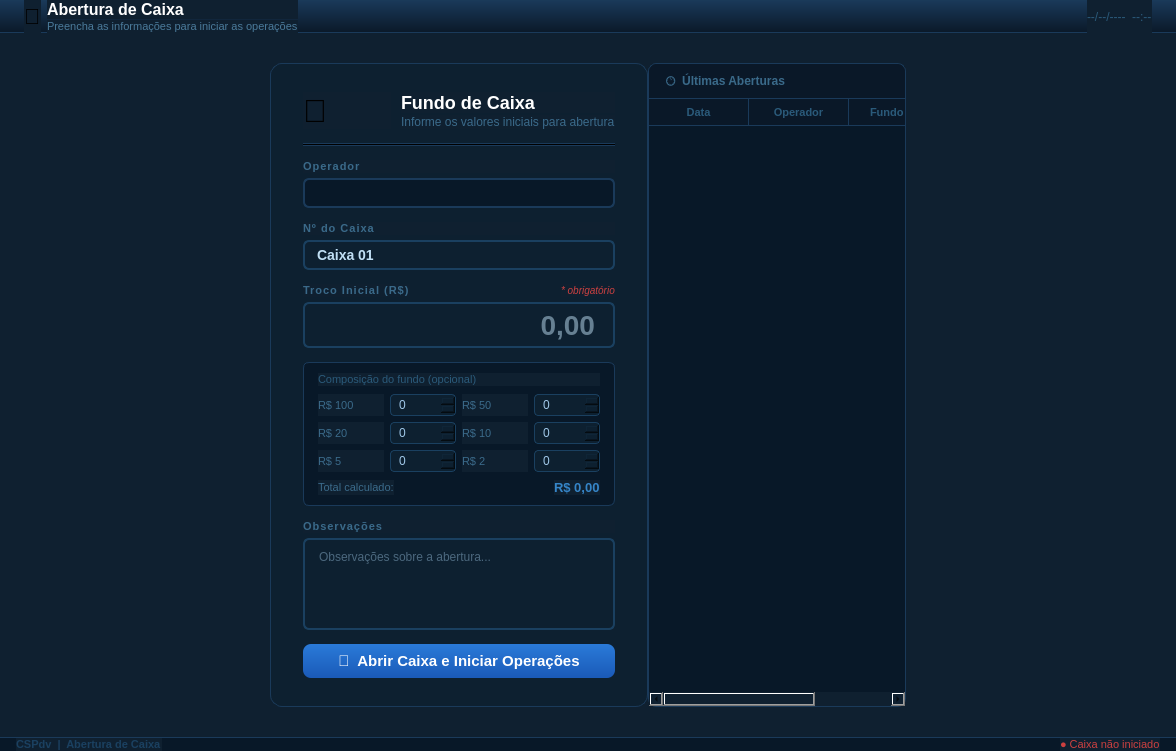
<?xml version="1.0" encoding="UTF-8"?>
<ui version="4.0">
 <class>TelaAberturaCaixa</class>
 <widget class="QWidget" name="TelaAberturaCaixa">
  <property name="geometry">
   <rect><x>0</x><y>0</y><width>1176</width><height>744</height></rect>
  </property>
  <property name="windowTitle"><string>CSPdv - Abertura de Caixa</string></property>
  <property name="styleSheet">
   <string notr="true">QWidget { font-family: Arial; background-color: #0f2030; }</string>
  </property>

  <layout class="QVBoxLayout" name="mainVLayout">
   <property name="spacing"><number>0</number></property>
   <property name="leftMargin"><number>0</number></property>
   <property name="topMargin"><number>0</number></property>
   <property name="rightMargin"><number>0</number></property>
   <property name="bottomMargin"><number>0</number></property>

   <!-- Header interno -->
   <item>
    <widget class="QFrame" name="frameHeader">
     <property name="minimumHeight"><number>56</number></property>
     <property name="maximumHeight"><number>56</number></property>
     <property name="styleSheet">
      <string notr="true">QFrame#frameHeader{background:qlineargradient(x1:0,y1:0,x2:0,y2:1,stop:0 #1a3a5a,stop:1 #0a1828);border-bottom:1px solid #1a3a5a;}</string>
     </property>
     <layout class="QHBoxLayout" name="headerHL">
      <property name="leftMargin"><number>24</number></property>
      <property name="topMargin"><number>0</number></property>
      <property name="rightMargin"><number>24</number></property>
      <property name="bottomMargin"><number>0</number></property>
      <item>
       <widget class="QLabel" name="lblHeaderIcone">
        <property name="text"><string>&#128273;</string></property>
        <property name="styleSheet"><string notr="true">font-size:22px;</string></property>
       </widget>
      </item>
      <item>
       <layout class="QVBoxLayout"><property name="spacing"><number>1</number></property>
        <item><widget class="QLabel" name="lblHeaderTitulo"><property name="text"><string>Abertura de Caixa</string></property><property name="styleSheet"><string notr="true">color:white;font-size:16px;font-weight:bold;</string></property></widget></item>
        <item><widget class="QLabel" name="lblHeaderSub"><property name="text"><string>Preencha as informações para iniciar as operações</string></property><property name="styleSheet"><string notr="true">color:#4a7a9a;font-size:11px;</string></property></widget></item>
       </layout>
      </item>
      <item>
       <spacer><property name="orientation"><enum>Qt::Horizontal</enum></property><property name="sizeHint" stdset="0"><size><width>20</width><height>10</height></size></property></spacer>
      </item>
      <item>
       <widget class="QLabel" name="lblHeaderDataHora">
        <property name="text"><string>--/--/----  --:--</string></property>
        <property name="styleSheet"><string notr="true">color:#2a5a7a;font-size:12px;</string></property>
       </widget>
      </item>
     </layout>
    </widget>
   </item>

   <!-- Conteúdo central -->
   <item>
    <widget class="QWidget" name="widgetCentral">
     <layout class="QHBoxLayout" name="centralHL">
      <property name="spacing"><number>0</number></property>
      <property name="leftMargin"><number>60</number></property>
      <property name="topMargin"><number>30</number></property>
      <property name="rightMargin"><number>60</number></property>
      <property name="bottomMargin"><number>30</number></property>

      <!-- Spacer esquerdo -->
      <item>
       <spacer><property name="orientation"><enum>Qt::Horizontal</enum></property><property name="sizeHint" stdset="0"><size><width>40</width><height>10</height></size></property></spacer>
      </item>

      <!-- Card central do formulário -->
      <item>
       <widget class="QFrame" name="frameFormCard">
        <property name="minimumWidth"><number>520</number></property>
        <property name="maximumWidth"><number>580</number></property>
        <property name="styleSheet">
         <string notr="true">
          QFrame#frameFormCard {
           background-color: #0d2030;
           border: 1px solid #1a3a5a;
           border-radius: 12px;
          }
         </string>
        </property>
        <layout class="QVBoxLayout" name="formCardVLayout">
         <property name="spacing"><number>14</number></property>
         <property name="leftMargin"><number>32</number></property>
         <property name="topMargin"><number>28</number></property>
         <property name="rightMargin"><number>32</number></property>
         <property name="bottomMargin"><number>28</number></property>

         <!-- Título do card -->
         <item>
          <layout class="QHBoxLayout"><property name="spacing"><number>10</number></property>
           <item>
            <widget class="QLabel" name="lblCardIcone">
             <property name="text"><string>&#128184;</string></property>
             <property name="styleSheet"><string notr="true">font-size:32px;</string></property>
            </widget>
           </item>
           <item>
            <layout class="QVBoxLayout"><property name="spacing"><number>2</number></property>
             <item><widget class="QLabel" name="lblCardTitulo"><property name="text"><string>Fundo de Caixa</string></property><property name="styleSheet"><string notr="true">color:white;font-size:18px;font-weight:bold;</string></property></widget></item>
             <item><widget class="QLabel" name="lblCardSub"><property name="text"><string>Informe os valores iniciais para abertura</string></property><property name="styleSheet"><string notr="true">color:#3a6a8a;font-size:12px;</string></property></widget></item>
            </layout>
           </item>
          </layout>
         </item>

         <!-- Separador -->
         <item>
          <widget class="QFrame" name="frameSep1">
           <property name="styleSheet"><string notr="true">background-color:#1a3a5a;</string></property>
           <property name="frameShape"><enum>QFrame::HLine</enum></property>
           <property name="minimumHeight"><number>1</number></property>
           <property name="maximumHeight"><number>1</number></property>
          </widget>
         </item>

         <!-- Operador (read-only) -->
         <item>
          <layout class="QVBoxLayout"><property name="spacing"><number>5</number></property>
           <item><widget class="QLabel" name="lblOpLabel"><property name="text"><string>Operador</string></property><property name="styleSheet"><string notr="true">font-size:11px;font-weight:bold;color:#3a6a8a;letter-spacing:1px;</string></property></widget></item>
           <item>
            <widget class="QLineEdit" name="lineEditOperador">
             <property name="minimumHeight"><number>38</number></property>
             <property name="readOnly"><bool>true</bool></property>
             <property name="styleSheet"><string notr="true">QLineEdit{background-color:#081828;border:2px solid #1a3a5a;border-radius:6px;font-size:14px;font-weight:bold;color:#4a8ab0;padding:4px 12px;}</string></property>
            </widget>
           </item>
          </layout>
         </item>

         <!-- Número do caixa -->
         <item>
          <layout class="QVBoxLayout"><property name="spacing"><number>5</number></property>
           <item><widget class="QLabel" name="lblNumCaixaLabel"><property name="text"><string>Nº do Caixa</string></property><property name="styleSheet"><string notr="true">font-size:11px;font-weight:bold;color:#3a6a8a;letter-spacing:1px;</string></property></widget></item>
           <item>
            <widget class="QComboBox" name="comboNumCaixa">
             <property name="minimumHeight"><number>38</number></property>
             <property name="styleSheet"><string notr="true">QComboBox{background-color:#0d2030;border:2px solid #1a4060;border-radius:6px;font-size:14px;font-weight:bold;color:#c0dff4;padding:4px 12px;}QComboBox:focus{border-color:#3585c8;}QComboBox::drop-down{border:none;width:28px;}QComboBox QAbstractItemView{background-color:#0d2030;border:1px solid #1a4060;selection-background-color:#1a4a7a;color:#c0dff4;font-size:13px;}</string></property>
             <item><property name="text"><string>Caixa 01</string></property></item>
             <item><property name="text"><string>Caixa 02</string></property></item>
             <item><property name="text"><string>Caixa 03</string></property></item>
            </widget>
           </item>
          </layout>
         </item>

         <!-- Troco inicial -->
         <item>
          <layout class="QVBoxLayout"><property name="spacing"><number>5</number></property>
           <item>
            <layout class="QHBoxLayout">
             <item><widget class="QLabel" name="lblTrocoLabel"><property name="text"><string>Troco Inicial (R$)</string></property><property name="styleSheet"><string notr="true">font-size:11px;font-weight:bold;color:#3a6a8a;letter-spacing:1px;</string></property></widget></item>
             <item><spacer><property name="orientation"><enum>Qt::Horizontal</enum></property><property name="sizeHint" stdset="0"><size><width>10</width><height>10</height></size></property></spacer></item>
             <item><widget class="QLabel" name="lblTrocoObrig"><property name="text"><string>* obrigatório</string></property><property name="styleSheet"><string notr="true">font-size:10px;color:#cc4040;font-style:italic;</string></property></widget></item>
            </layout>
           </item>
           <item>
            <widget class="QLineEdit" name="lineEditTrocoInicial">
             <property name="minimumHeight"><number>54</number></property>
             <property name="alignment"><set>Qt::AlignRight|Qt::AlignVCenter</set></property>
             <property name="placeholderText"><string>0,00</string></property>
             <property name="styleSheet"><string notr="true">QLineEdit{background-color:#0d2030;border:2px solid #1a4060;border-radius:6px;font-size:28px;font-weight:bold;color:#c0dff4;padding:4px 16px;selection-background-color:#3585c8;selection-color:white;}QLineEdit:focus{border:2px solid #3585c8;background-color:#0f2840;}QLineEdit:hover:!focus{border:2px solid #2a5a80;}</string></property>
            </widget>
           </item>
          </layout>
         </item>

         <!-- Breakdown do troco (notas/moedas) — opcional -->
         <item>
          <widget class="QFrame" name="frameBreakdown">
           <property name="styleSheet"><string notr="true">QFrame#frameBreakdown{background-color:#081828;border:1px solid #1a3a5a;border-radius:6px;}</string></property>
           <layout class="QVBoxLayout" name="breakdownVLayout">
            <property name="spacing"><number>8</number></property>
            <property name="leftMargin"><number>14</number></property>
            <property name="topMargin"><number>10</number></property>
            <property name="rightMargin"><number>14</number></property>
            <property name="bottomMargin"><number>10</number></property>
            <item>
             <widget class="QLabel" name="lblBreakdownTitulo"><property name="text"><string>Composição do fundo (opcional)</string></property><property name="styleSheet"><string notr="true">font-size:11px;color:#2a5a7a;</string></property></widget>
            </item>
            <item>
             <layout class="QGridLayout" name="breakdownGrid">
              <property name="spacing"><number>6</number></property>
              <item row="0" column="0"><widget class="QLabel" name="lblNota100"><property name="text"><string>R$ 100</string></property><property name="styleSheet"><string notr="true">font-size:11px;color:#3a6a8a;</string></property></widget></item>
              <item row="0" column="1"><widget class="QSpinBox" name="spinNota100"><property name="minimumHeight"><number>28</number></property><property name="styleSheet"><string notr="true">QSpinBox{background-color:#0d2030;border:1px solid #1a4060;border-radius:4px;font-size:12px;color:#a0c8e8;padding:2px 6px;}QSpinBox:focus{border-color:#3585c8;}</string></property><property name="maximum"><number>999</number></property></widget></item>
              <item row="0" column="2"><widget class="QLabel" name="lblNota50"><property name="text"><string>R$ 50</string></property><property name="styleSheet"><string notr="true">font-size:11px;color:#3a6a8a;</string></property></widget></item>
              <item row="0" column="3"><widget class="QSpinBox" name="spinNota50"><property name="minimumHeight"><number>28</number></property><property name="styleSheet"><string notr="true">QSpinBox{background-color:#0d2030;border:1px solid #1a4060;border-radius:4px;font-size:12px;color:#a0c8e8;padding:2px 6px;}QSpinBox:focus{border-color:#3585c8;}</string></property><property name="maximum"><number>999</number></property></widget></item>
              <item row="1" column="0"><widget class="QLabel" name="lblNota20"><property name="text"><string>R$ 20</string></property><property name="styleSheet"><string notr="true">font-size:11px;color:#3a6a8a;</string></property></widget></item>
              <item row="1" column="1"><widget class="QSpinBox" name="spinNota20"><property name="minimumHeight"><number>28</number></property><property name="styleSheet"><string notr="true">QSpinBox{background-color:#0d2030;border:1px solid #1a4060;border-radius:4px;font-size:12px;color:#a0c8e8;padding:2px 6px;}QSpinBox:focus{border-color:#3585c8;}</string></property><property name="maximum"><number>999</number></property></widget></item>
              <item row="1" column="2"><widget class="QLabel" name="lblNota10"><property name="text"><string>R$ 10</string></property><property name="styleSheet"><string notr="true">font-size:11px;color:#3a6a8a;</string></property></widget></item>
              <item row="1" column="3"><widget class="QSpinBox" name="spinNota10"><property name="minimumHeight"><number>28</number></property><property name="styleSheet"><string notr="true">QSpinBox{background-color:#0d2030;border:1px solid #1a4060;border-radius:4px;font-size:12px;color:#a0c8e8;padding:2px 6px;}QSpinBox:focus{border-color:#3585c8;}</string></property><property name="maximum"><number>999</number></property></widget></item>
              <item row="2" column="0"><widget class="QLabel" name="lblNota5"><property name="text"><string>R$ 5</string></property><property name="styleSheet"><string notr="true">font-size:11px;color:#3a6a8a;</string></property></widget></item>
              <item row="2" column="1"><widget class="QSpinBox" name="spinNota5"><property name="minimumHeight"><number>28</number></property><property name="styleSheet"><string notr="true">QSpinBox{background-color:#0d2030;border:1px solid #1a4060;border-radius:4px;font-size:12px;color:#a0c8e8;padding:2px 6px;}QSpinBox:focus{border-color:#3585c8;}</string></property><property name="maximum"><number>999</number></property></widget></item>
              <item row="2" column="2"><widget class="QLabel" name="lblNota2"><property name="text"><string>R$ 2</string></property><property name="styleSheet"><string notr="true">font-size:11px;color:#3a6a8a;</string></property></widget></item>
              <item row="2" column="3"><widget class="QSpinBox" name="spinNota2"><property name="minimumHeight"><number>28</number></property><property name="styleSheet"><string notr="true">QSpinBox{background-color:#0d2030;border:1px solid #1a4060;border-radius:4px;font-size:12px;color:#a0c8e8;padding:2px 6px;}QSpinBox:focus{border-color:#3585c8;}</string></property><property name="maximum"><number>999</number></property></widget></item>
             </layout>
            </item>
            <item>
             <layout class="QHBoxLayout">
              <item><widget class="QLabel" name="lblBreakdownTotal"><property name="text"><string>Total calculado:</string></property><property name="styleSheet"><string notr="true">font-size:11px;color:#3a6a8a;</string></property></widget></item>
              <item><spacer><property name="orientation"><enum>Qt::Horizontal</enum></property><property name="sizeHint" stdset="0"><size><width>10</width><height>10</height></size></property></spacer></item>
              <item><widget class="QLabel" name="lblBreakdownTotalValor"><property name="text"><string>R$ 0,00</string></property><property name="styleSheet"><string notr="true">font-size:13px;font-weight:bold;color:#3585c8;</string></property></widget></item>
             </layout>
            </item>
           </layout>
          </widget>
         </item>

         <!-- Observações -->
         <item>
          <layout class="QVBoxLayout"><property name="spacing"><number>5</number></property>
           <item><widget class="QLabel" name="lblObsLabel"><property name="text"><string>Observações</string></property><property name="styleSheet"><string notr="true">font-size:11px;font-weight:bold;color:#3a6a8a;letter-spacing:1px;</string></property></widget></item>
           <item>
            <widget class="QPlainTextEdit" name="plainTextObs">
             <property name="minimumHeight"><number>60</number></property>
             <property name="maximumHeight"><number>60</number></property>
             <property name="placeholderText"><string>Observações sobre a abertura...</string></property>
             <property name="styleSheet"><string notr="true">QPlainTextEdit{background-color:#0d2030;border:2px solid #1a4060;border-radius:6px;font-size:12px;color:#8ab0cc;padding:6px 10px;}QPlainTextEdit:focus{border-color:#3585c8;}</string></property>
            </widget>
           </item>
          </layout>
         </item>

         <!-- Botão abrir caixa -->
         <item>
          <widget class="QPushButton" name="btnAbrirCaixa">
           <property name="text"><string>&#128273;  Abrir Caixa e Iniciar Operações</string></property>
           <property name="shortcut"><string>Return</string></property>
           <property name="minimumHeight"><number>52</number></property>
           <property name="styleSheet">
            <string notr="true">
             QPushButton{background:qlineargradient(x1:0,y1:0,x2:0,y2:1,stop:0 #2a7ad8,stop:1 #1a5ab8);color:white;font-size:15px;font-weight:bold;border:none;border-radius:8px;padding:8px;}
             QPushButton:hover{background:qlineargradient(x1:0,y1:0,x2:0,y2:1,stop:0 #3a8ae8,stop:1 #2a6ac8);}
             QPushButton:pressed{background:qlineargradient(x1:0,y1:0,x2:0,y2:1,stop:0 #1a5098,stop:1 #0e3080);}
            </string>
           </property>
          </widget>
         </item>

        </layout>
       </widget>
      </item>

      <!-- Painel lateral direito: histórico de aberturas -->
      <item>
       <widget class="QFrame" name="frameHistoricoAberturas">
        <property name="minimumWidth"><number>280</number></property>
        <property name="maximumWidth"><number>320</number></property>
        <property name="styleSheet"><string notr="true">QFrame#frameHistoricoAberturas{background-color:#0d2030;border:1px solid #1a3a5a;border-radius:8px;}</string></property>
        <layout class="QVBoxLayout" name="historicoVLayout">
         <property name="spacing"><number>0</number></property>
         <property name="leftMargin"><number>0</number></property>
         <property name="topMargin"><number>0</number></property>
         <property name="rightMargin"><number>0</number></property>
         <property name="bottomMargin"><number>0</number></property>
         <item>
          <widget class="QLabel" name="lblHistoricoTitulo">
           <property name="text"><string>&#128336;  Últimas Aberturas</string></property>
           <property name="minimumHeight"><number>40</number></property>
           <property name="maximumHeight"><number>40</number></property>
           <property name="styleSheet"><string notr="true">QLabel{background-color:#0a1828;color:#3a6a8a;font-size:12px;font-weight:bold;padding:10px 14px;border-top-left-radius:8px;border-top-right-radius:8px;border-bottom:1px solid #1a3a5a;}</string></property>
          </widget>
         </item>
         <item>
          <widget class="QTableWidget" name="tableHistoricoAberturas">
           <property name="styleSheet">
            <string notr="true">
             QTableWidget{background-color:#081828;alternate-background-color:#0a1e30;border:none;border-bottom-left-radius:8px;border-bottom-right-radius:8px;font-size:11px;gridline-color:#1a3a5a;outline:0;color:#6a9fcc;}
             QTableWidget::item{padding:4px 8px;}
             QTableWidget::item:selected{background-color:#1a4a7a;color:white;}
             QHeaderView::section:horizontal{background-color:#0a1828;color:#2a5a7a;font-size:11px;font-weight:bold;padding:4px 8px;border:none;border-right:1px solid #1a3a5a;border-bottom:1px solid #1a3a5a;}
             QHeaderView::section:horizontal:last{border-right:none;}
             QHeaderView::section:horizontal:checked{background-color:#0a1828;color:#2a5a7a;}
             QHeaderView::section:vertical{background-color:#0a1828;color:#0a1828;border:none;border-bottom:1px solid #1a3a5a;border-right:1px solid #1a3a5a;width:14px;}
             QHeaderView::section:vertical:checked{background-color:#1a4a7a;color:#1a4a7a;}
             QTableCornerButton::section{background-color:#0a1828;border:none;border-bottom:1px solid #1a3a5a;border-right:1px solid #1a3a5a;}
             QScrollBar:vertical{background:#081828;width:6px;margin:0;}
             QScrollBar::handle:vertical{background:#1a3a5a;border-radius:3px;min-height:20px;}
             QScrollBar::handle:vertical:hover{background:#3585c8;}
             QScrollBar::add-line:vertical,QScrollBar::sub-line:vertical{height:0px;}
            </string>
           </property>
           <property name="columnCount"><number>3</number></property>
           <property name="rowCount"><number>0</number></property>
           <property name="selectionBehavior"><enum>QAbstractItemView::SelectRows</enum></property>
           <property name="editTriggers"><set>QAbstractItemView::NoEditTriggers</set></property>
           <property name="alternatingRowColors"><bool>true</bool></property>
           <property name="showGrid"><bool>true</bool></property>
           <attribute name="horizontalHeaderVisible"><bool>true</bool></attribute>
           <attribute name="horizontalHeaderStretchLastSection"><bool>true</bool></attribute>
           <attribute name="horizontalHeaderHighlightSections"><bool>false</bool></attribute>
           <attribute name="verticalHeaderVisible"><bool>true</bool></attribute>
           <attribute name="verticalHeaderDefaultSectionSize"><number>26</number></attribute>
           <column><property name="text"><string>Data</string></property></column>
           <column><property name="text"><string>Operador</string></property></column>
           <column><property name="text"><string>Fundo (R$)</string></property></column>
          </widget>
         </item>
        </layout>
       </widget>
      </item>

      <!-- Spacer direito -->
      <item>
       <spacer><property name="orientation"><enum>Qt::Horizontal</enum></property><property name="sizeHint" stdset="0"><size><width>40</width><height>10</height></size></property></spacer>
      </item>

     </layout>
    </widget>
   </item>

   <!-- Status bar -->
   <item>
    <widget class="QFrame" name="frameStatusBar">
     <property name="minimumHeight"><number>26</number></property>
     <property name="maximumHeight"><number>26</number></property>
     <property name="styleSheet"><string notr="true">QFrame#frameStatusBar{background-color:#081828;border-top:1px solid #1a3a5a;}</string></property>
     <layout class="QHBoxLayout" name="statusHL">
      <property name="leftMargin"><number>16</number></property><property name="topMargin"><number>0</number></property>
      <property name="rightMargin"><number>16</number></property><property name="bottomMargin"><number>0</number></property>
      <item><widget class="QLabel" name="lblStatus"><property name="text"><string>CSPdv  |  Abertura de Caixa</string></property><property name="styleSheet"><string notr="true">color:#1a4060;font-size:11px;font-weight:bold;</string></property></widget></item>
      <item><spacer><property name="orientation"><enum>Qt::Horizontal</enum></property><property name="sizeHint" stdset="0"><size><width>20</width><height>10</height></size></property></spacer></item>
      <item><widget class="QLabel" name="lblStatusCaixaFechado"><property name="text"><string>&#9679; Caixa não iniciado</string></property><property name="styleSheet"><string notr="true">color:#cc4040;font-size:11px;</string></property></widget></item>
     </layout>
    </widget>
   </item>

  </layout>
 </widget>
 <resources/>
 <connections/>
</ui>
